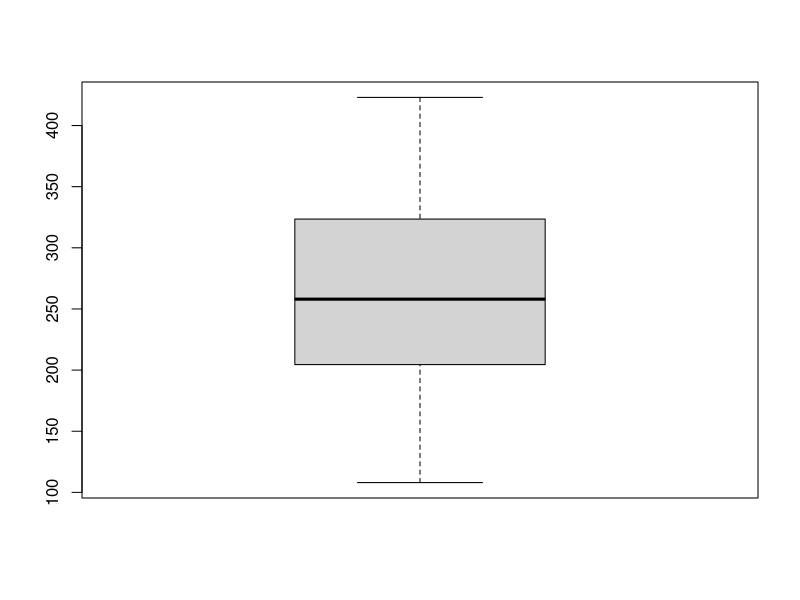
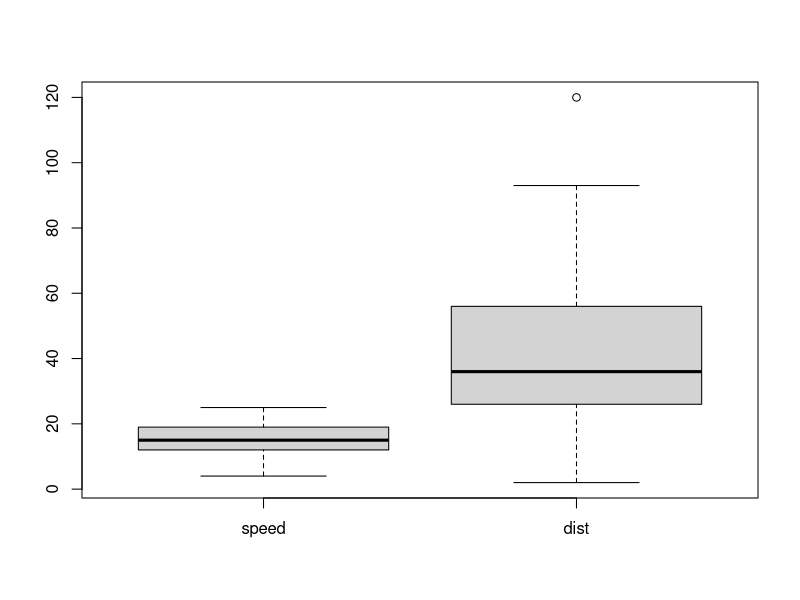
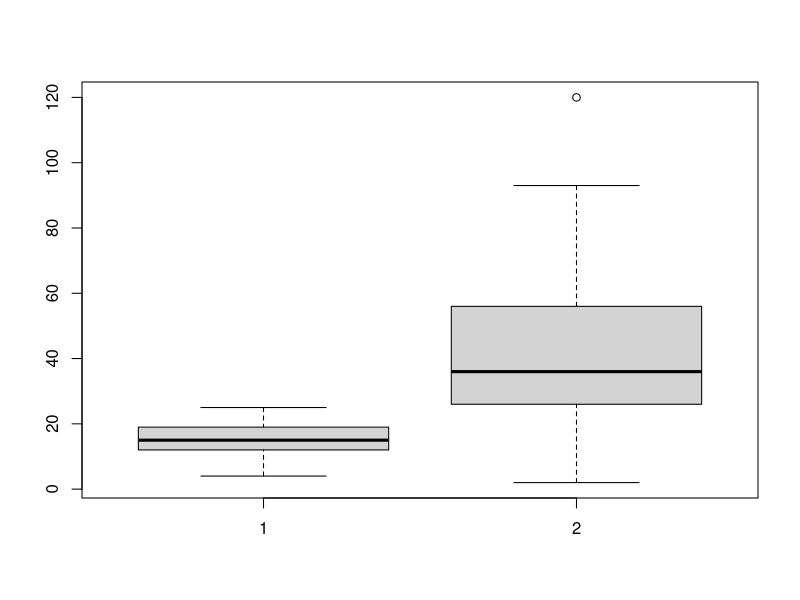
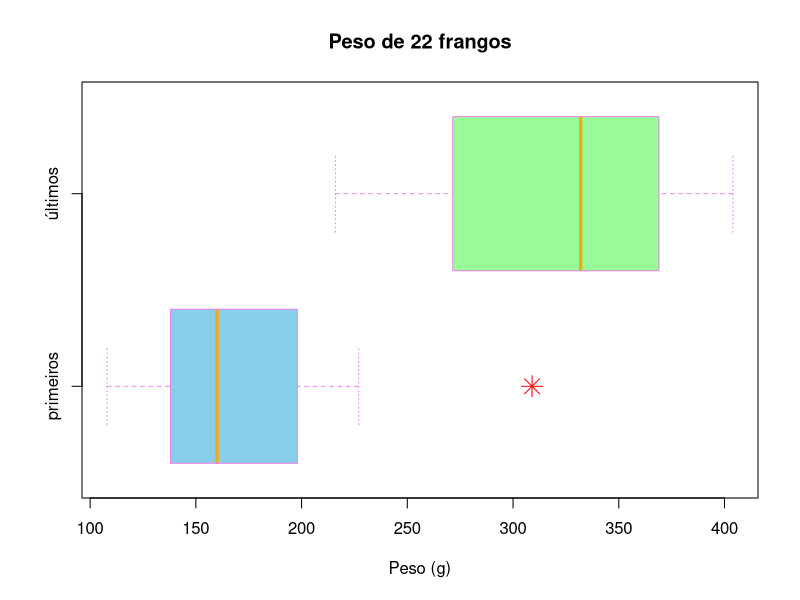
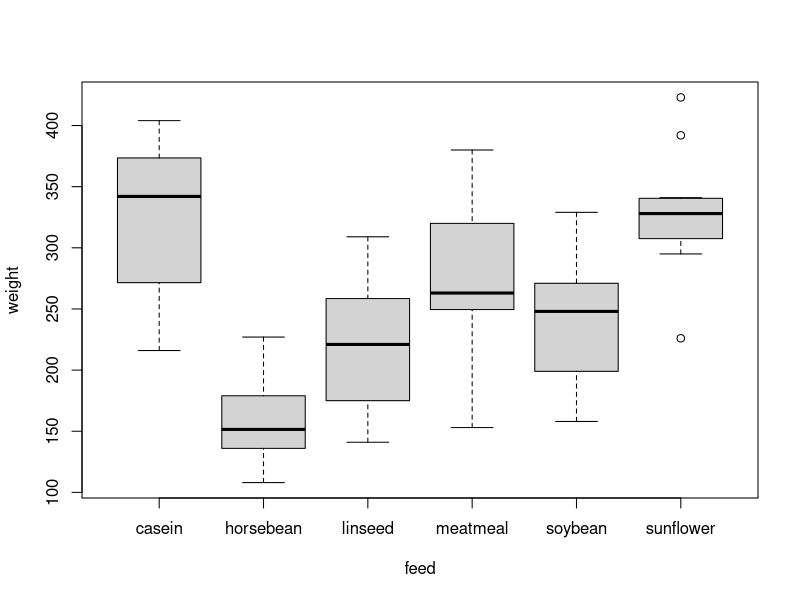

These charts were generated, in order, by the following R code:
## ---- chunk 1
summary(chickwts)
## ---- chunk 2
#| label: fig-tut-boxplot-basic
#| fig-cap: Exemplo de um DEQ (sem configurações adicionais)

boxplot(chickwts$weight)
## ---- chunk 3
#| label: fig-tut-boxplot-2var
#| fig-cap: Exemplo de DEQ com mais do que uma variável
#| layout-ncol: 2
#| fig-subcap:
#|   - "fornecendo uma `data frame`"
#|   - "fornecendo dois vetores"


boxplot(cars)
boxplot(cars$speed, cars$dist)
## ---- chunk 4
#| label: fig-tut-boxplot-args
#| fig-cap: Exemplo de um DEQ com alguns ajustes

boxplot(
  head(chickwts$weight, 11), # primeiros 11
  tail(chickwts$weight, 11), # últimos 11
  horizontal = TRUE,
  main = "Peso de 22 frangos",
  names = c("primeiros", "últimos"),
  xlab = "Peso (g)",
  col = c("skyblue", "palegreen"), border = "violet",
  outpch = 8, outcol = "red", outcex = 2,
  medcol = "orange",
  staplelty = "dotted"
)
## ---- chunk 5
#| label: fig-tut-boxplot-formula
#| fig-cap: Exemplo de DEQ em que se utiliza uma fórmula
#| out-extra: class="preview-image"

boxplot(weight ~ feed, data = chickwts)
